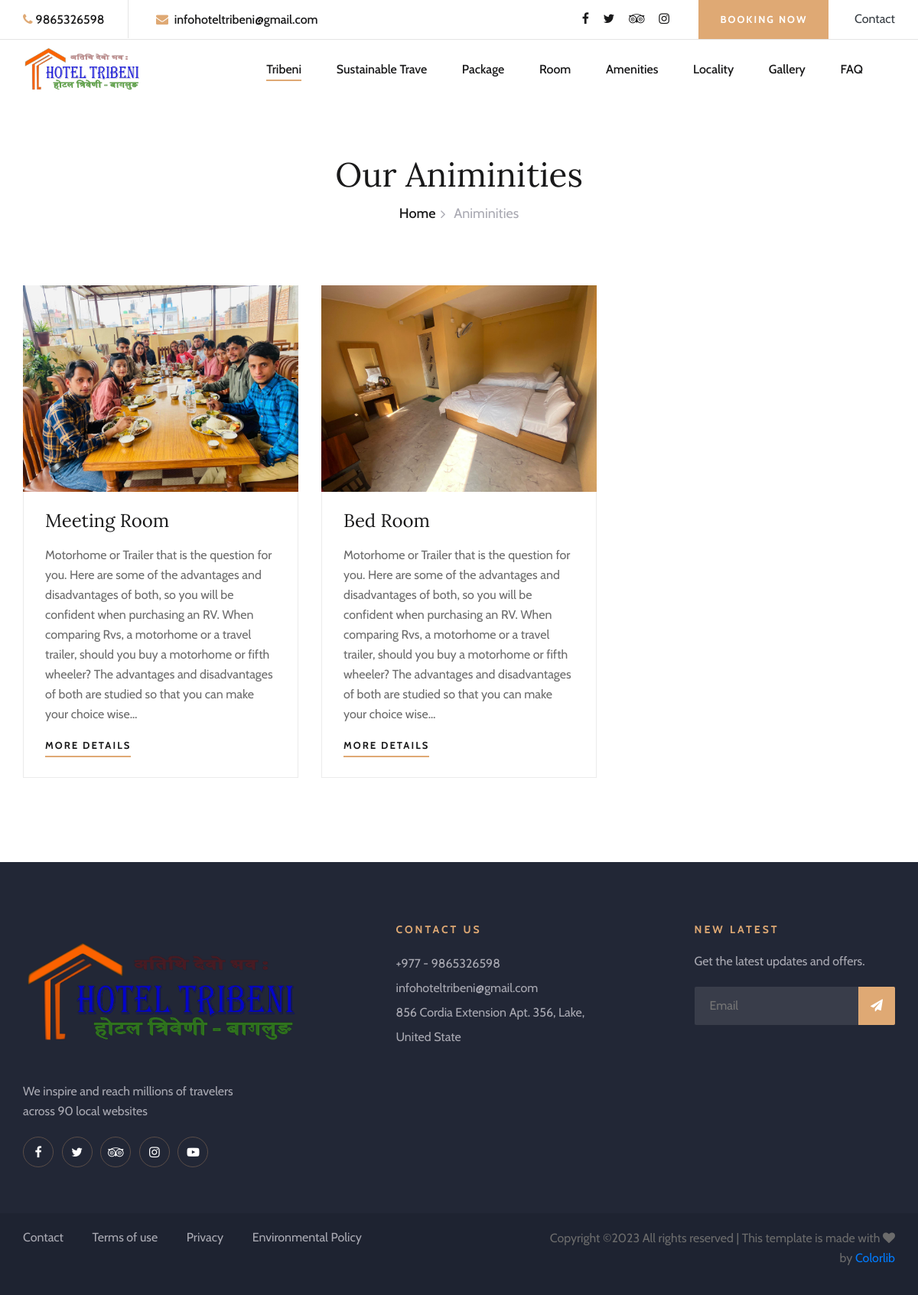
Screenshot of /animinities with the database file from the repository.
### app/models.py (models this page shows, shortened)
class Aminities(models.Model):
    aminities_name = models.CharField(max_length=150)
    image = models.ImageField(upload_to='aminitiesimage/')
    discriptions = RichTextField()
    aminitie_slug = AutoSlugField(populate_from='aminities_name', null=True, unique=True, default=None)
    class Meta:
        ordering =['-id',]
        verbose_name ="Aminities"
        verbose_name_plural ="Aminities"

### app/views.py (the view)
# urls.py: path('animinities', AminitiesListView.as_view(), name='animinities'),
class AminitiesListView(ListView):
    model = Aminities
    template_name ='app/anminities.html'
    context_object_name ='animinities'

### app/templates/app/anminities.html (shortened to what this page needs)
{% extends 'app/base.html' %}
{% load static %}
{% block content %}
    <div class="breadcrumb-section">
        <div class="container">
            <div class="row">
                <div class="col-lg-12">
                    <div class="breadcrumb-text">
                        <h2>Our Animinities</h2>
                        <div class="bt-option">
                            <a href="/">Home</a>
                            <span>Animinities</span>
                        </div>
                    </div>
                </div>
            </div>
        </div>
    </div>
    <section class="rooms-section spad">
        <div class="container">
            <div class="row">
                {% for animinity in animinities %}
                <div class="col-lg-4 col-md-6">
                    <div class="room-item">
                        <img src="{{animinity.image.url}}" alt="">
                        <div class="ri-text">
                            <h4>{{animinity.aminities_name}}</h4>
                            <p>{{animinity.discriptions|safe|truncatechars:350}}</p>
                            <a href="{% url 'animinitiesdetails' animinity.aminitie_slug %}" class="primary-btn">More Details</a>
                        </div>
                    </div>
                </div>
                {% endfor %}
            </div>
        </div>
    </section>
    {% endblock %}

### app/static/app/css/style.css (style rules this page uses)
html, body { height: 100%; font-family: "Cabin", sans-serif; -webkit-font-smoothing: antialiased; font-smoothing: antialiased; }
h1, h2, h3, h4, h5, h6 { margin: 0; color: #111111; font-weight: 400; font-family: "Lora", serif; }
h2 { font-size: 36px; }
h4 { font-size: 24px; }
p { font-size: 16px; font-family: "Cabin", sans-serif; color: #6b6b6b; font-weight: 400; line-height: 26px; margin: 0 0 15px 0; }
img { max-width: 100%; }
.spad { padding-top: 100px; padding-bottom: 100px; }
.primary-btn { display: inline-block; font-size: 13px; color: #ffffff; text-transform: uppercase; letter-spacing: 2px; font-weight: 700; position: relative; }
.primary-btn:after { position: absolute; left: 0; bottom: -5px; width: 100%; height: 2px; background: #dfa974; content: ""; }
.breadcrumb-section { padding-top: 70px; padding-bottom: 80px; }
.breadcrumb-text { text-align: center; }
.breadcrumb-text h2 { font-size: 44px; color: #19191a; margin-bottom: 12px; }
.breadcrumb-text .bt-option a { display: inline-block; font-size: 18px; color: #19191a; margin-right: 20px; position: relative; font-weight: 500; }
.breadcrumb-text .bt-option a:after { position: absolute; right: -13px; top: 1px; content: ""; font-size: 18px; font-family: "FontAwesome"; color: #aaaab3; }
.breadcrumb-text .bt-option span { display: inline-block; font-size: 18px; color: #aaaab3; }
.rooms-section { padding-top: 0; padding-bottom: 80px; }
.room-item { margin-bottom: 30px; }
.room-item img { min-width: 100%; }
.room-item .ri-text { border: 1px solid #ebebeb; border-top: none; padding: 24px 24px 30px 28px; }
.room-item .ri-text h4 { color: #19191a; margin-bottom: 17px; }
.room-item .ri-text .primary-btn { color: #19191a; }
@media only screen and (min-width: 1200px) { .container { max-width: 1170px; } }

### rows the page displays
Aminities: image (picture), aminities_name "Meeting Room", discriptions "Motorhome or Trailer that is the question for you. Here are some of the advantages and disadvantages of both, so you will be confident when purchasing an RV. When comparing Rvs, a motorhome or a travel trailer, should you buy a motorhome or fifth wheeler? The advantages and disadvantages of both are studied so that you can make your choice wise…"
Aminities: image (picture), aminities_name "Bed Room", discriptions "Motorhome or Trailer that is the question for you. Here are some of the advantages and disadvantages of both, so you will be confident when purchasing an RV. When comparing Rvs, a motorhome or a travel trailer, should you buy a motorhome or fifth wheeler? The advantages and disadvantages of both are studied so that you can make your choice wise…"
